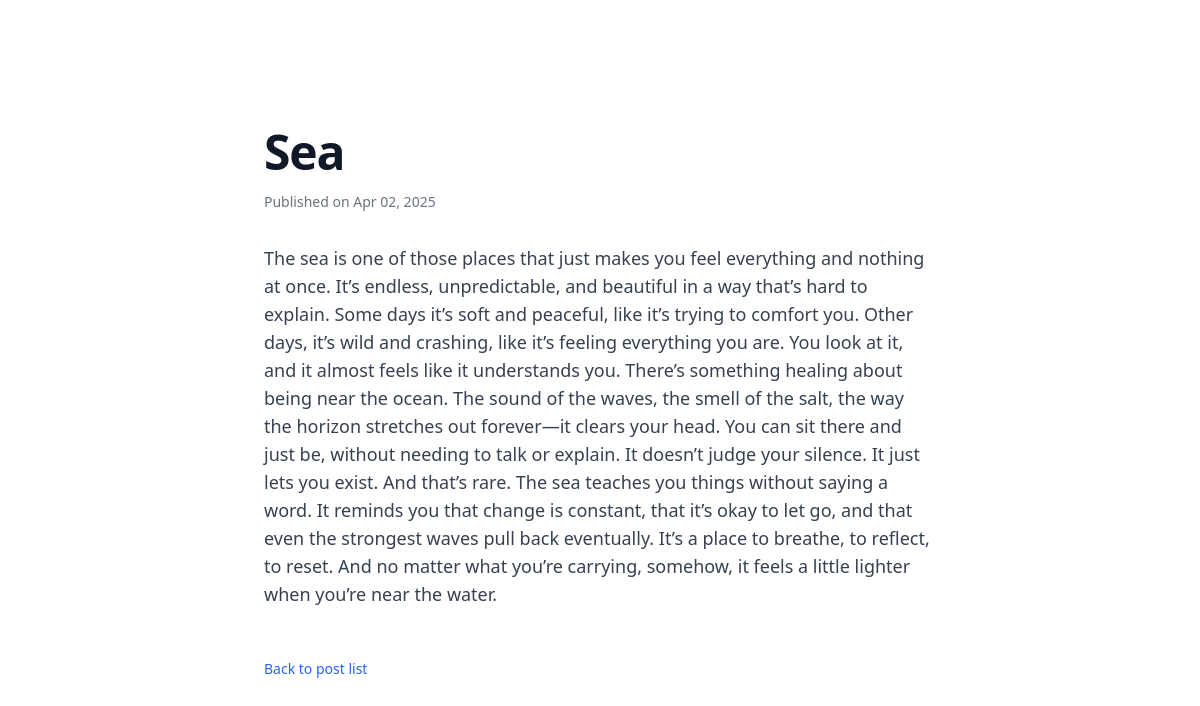
/blog/2025/4/2/sea/, run on the app's committed database.
### blog/models.py (models this page shows, shortened)
class Post(models.Model):
 author= models.ForeignKey(settings.AUTH_USER_MODEL, on_delete=models.CASCADE)
 title = models.CharField(max_length=255)
 slug= models.SlugField()
 body = models.TextField()
 publish = models.DateTimeField()
 created = models.DateTimeField(auto_now_add=True)
 updated = models.DateTimeField(auto_now=True)
 status = models.CharField(max_length=2,choices=Status.choices, default=Status.DRAFT)

### blog/views.py (the view)
# urls.py: path('<int:year>/<int:month>/<int:day>/<slug:post>/', views.post_detail, name='post_detail'),
def post_detail(request, year, month, day, post):
    post = get_object_or_404(
        Post,
        slug=post,
        publish__year=year,
        publish__month=month,
        publish__day=day
    )
    return render(request, 'blog/post/detail.html', {'post': post})

### blog/templates/blog/post/detail.html (shortened to what this page needs)
<!DOCTYPE html>
<html lang="en">
<head>
    <script src="https://cdn.tailwindcss.com"></script>
</head>
<body>
    <div class="bg-white py-24 sm:py-32">
        <div class="mx-auto max-w-7xl px-6 lg:px-8">
            <article class="mx-auto max-w-2xl">
                <h1 class="text-4xl font-bold tracking-tight text-gray-900 sm:text-5xl">{{ post.title }}</h1>
                <p class="mt-4 text-sm text-gray-500">
                    Published on {{ post.publish|date:"M d, Y" }}
                </p>
                <div class="mt-8 text-gray-700 text-lg">
                    <p>{{ post.body }}</p>
                </div>
                <div class="mt-12">
                    <a href="{% url 'blog:post_list' %}" class="text-sm font-medium text-blue-600 hover:text-blue-500">
                        Back to  post list
                    </a>
                </div>
            </article>
        </div>
    </div>
</body>
</html>

### data on the page
Post: title "Sea", publish "Apr 02, 2025", body "The sea is one of those places that just makes you feel everything and nothing at once. It’s endless, unpredictable, and beautiful in a way that’s hard to explain. Some days it’s soft and peaceful, like it’s trying to comfort you. Other days, it’s wild and crashing, like it’s feeling everything you are. You look at it, and it almost feels like it understands you. There’s something healing about being near the ocean. The sound of the waves, the smell of the salt, the way the horizon stretches out forever—it clears your head. You can sit there and just be, without needing to talk or explain. It doesn’t judge your silence. It just lets you exist. And that’s rare. The sea teaches you things…"
